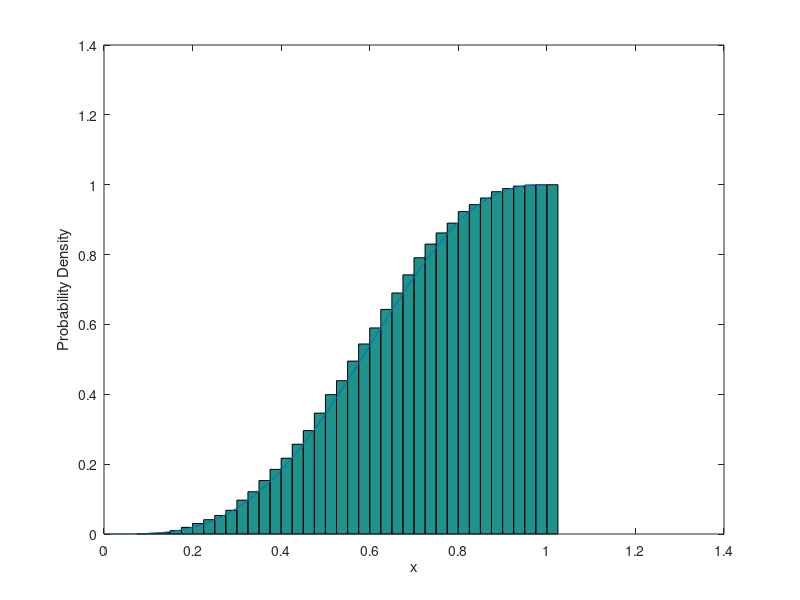

Source code (MATLAB):
clear,clc

A = 4;
B = 3;
x = betarnd(A,B,1000,1);

bins = 0:0.025:1;

xbinned = histc(x,bins);

pdf = histc(x,bins)/length(x);

cdf(1) = pdf(1);
for i = 2:length(pdf)
   cdf(i) = pdf(i)+cdf(i-1); 
end

h = bar(bins,cdf,'histc');

PD = betafit(x);

xgrid = bins;
pdfgrid = betapdf(xgrid,PD(1),PD(2));
cdfgrid = betacdf(xgrid,PD(1),PD(2));

hold on
plot(xgrid,cdfgrid,'-')
hold off
xlabel('x')
ylabel('Probability Density')
